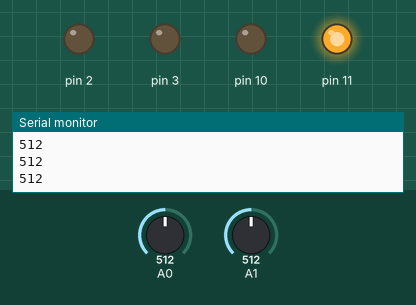
Simulated run of this sketch. Board: Arduino Uno, built with avr-gcc and run on an emulated ATmega328P. Shown: output pins drawn as LEDs (lit = HIGH), the last lines printed to the serial monitor. The test bench sets the inputs (shaded band); at power-on: A0 = 512, A1 = 512.

Above: at 1.2 s.
1.3 s: A0 set to 108
2.8 s: A0 set to 89
At 3.7 s:
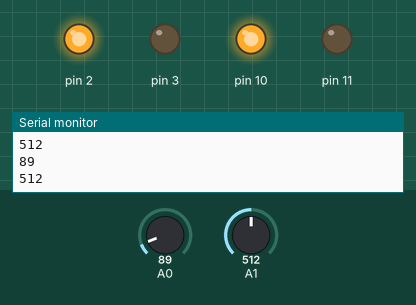
4.3 s: A1 set to 109
5.8 s: A1 set to 94
At 6.1 s:
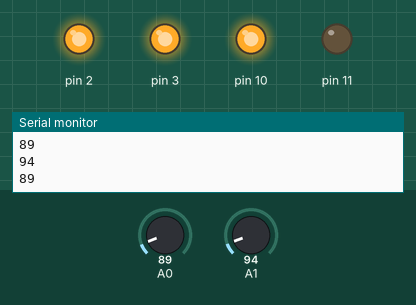
7.3 s: A0 set to 110
At 8.3 s:
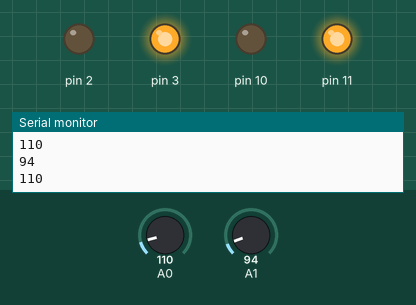
8.8 s: A0 set to 90
At 9.4 s:
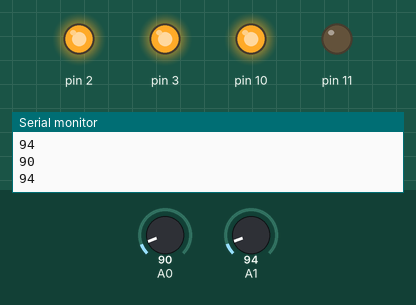
Timing chart, 0 to 11.3 s (numbered marks = the images above; inputs shaded):
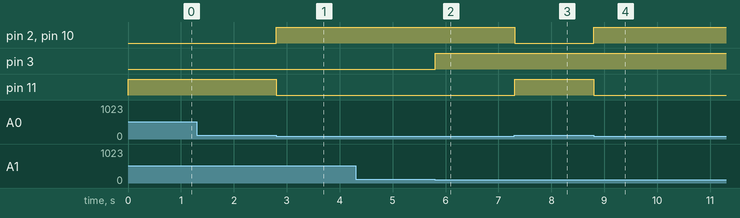

The sketch:

initiate_to_line_following.ino
```cpp
void setup() {
  // put your setup code here, to run once:
  Serial.begin(9600);
  pinMode(2,OUTPUT);
  pinMode(3,OUTPUT);
  pinMode(10,OUTPUT);
  pinMode(11,OUTPUT);

}

void loop() {
  // put your main code here, to run repeatedly:
  Serial.println(analogRead(A0));
  Serial.println(analogRead(A1));

if(analogRead(A0)<100){
  digitalWrite(2,HIGH);
  digitalWrite(10,1);
  digitalWrite(11,0);
  }
else{
  digitalWrite(2,LOW);
  digitalWrite(10,0);
  digitalWrite(11,1);
  }

  if(analogRead(A1)<100){
  digitalWrite(3,HIGH);
  }
else{
  digitalWrite(3,LOW);
  }
  }
```

Measured:
- the behaviour switches between 100 and 99 on A0 (found by bisection; images 0 and 1)
- the behaviour switches between 100 and 99 on A1 (found by bisection; images 1 and 2)
- after the input at 2.8 s, pin 2, pin 10: LOW → HIGH at once; pin 11: HIGH → LOW at once
- after the input at 5.8 s, pin 3: LOW → HIGH at once
- after the input at 7.3 s, pin 2, pin 10: HIGH → LOW at once; pin 11: LOW → HIGH at once
- after the input at 8.8 s, pin 2, pin 10: LOW → HIGH at once; pin 11: HIGH → LOW at once
